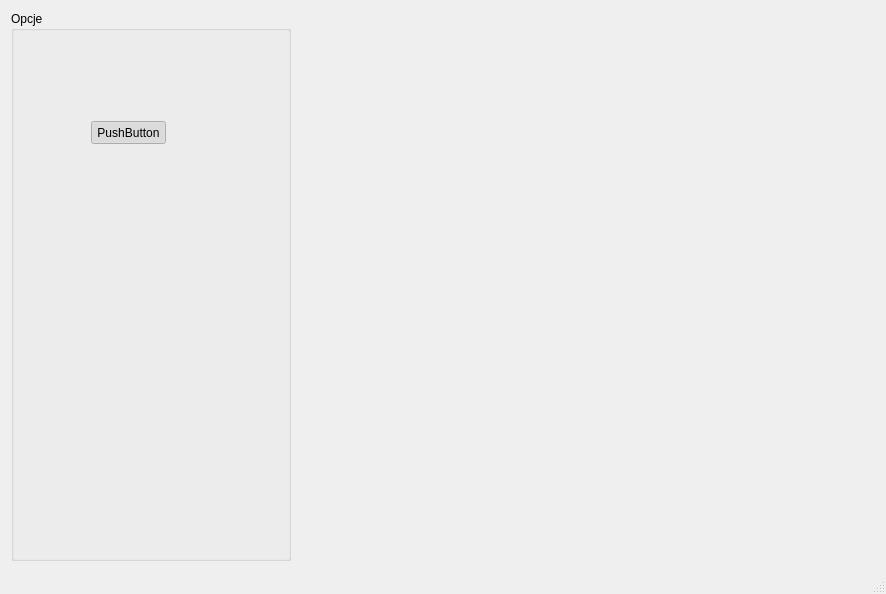
<?xml version="1.0" encoding="UTF-8"?>
<ui version="4.0">
 <class>MainWindow</class>
 <widget class="QMainWindow" name="MainWindow">
  <property name="geometry">
   <rect>
    <x>0</x>
    <y>0</y>
    <width>886</width>
    <height>594</height>
   </rect>
  </property>
  <property name="minimumSize">
   <size>
    <width>886</width>
    <height>594</height>
   </size>
  </property>
  <property name="windowTitle">
   <string>MainWindow</string>
  </property>
  <widget class="QWidget" name="centralWidget">
   <layout class="QHBoxLayout" name="horizontalLayout">
    <item>
     <widget class="QGroupBox" name="groupBox">
      <property name="minimumSize">
       <size>
        <width>280</width>
        <height>0</height>
       </size>
      </property>
      <property name="maximumSize">
       <size>
        <width>280</width>
        <height>16777215</height>
       </size>
      </property>
      <property name="title">
       <string>Opcje</string>
      </property>
      <widget class="QPushButton" name="pushButton">
       <property name="geometry">
        <rect>
         <x>80</x>
         <y>110</y>
         <width>75</width>
         <height>23</height>
        </rect>
       </property>
       <property name="text">
        <string>PushButton</string>
       </property>
       <property name="checkable">
        <bool>true</bool>
       </property>
       <property name="checked">
        <bool>true</bool>
       </property>
      </widget>
     </widget>
    </item>
    <item>
     <widget class="Wykres" name="widget" native="true"/>
    </item>
   </layout>
  </widget>
  <widget class="QStatusBar" name="statusBar"/>
 </widget>
 <layoutdefault spacing="6" margin="11"/>
 <customwidgets>
  <customwidget>
   <class>Wykres</class>
   <extends>QWidget</extends>
   <header>wykres.h</header>
   <container>1</container>
  </customwidget>
 </customwidgets>
 <resources/>
 <connections/>
</ui>
